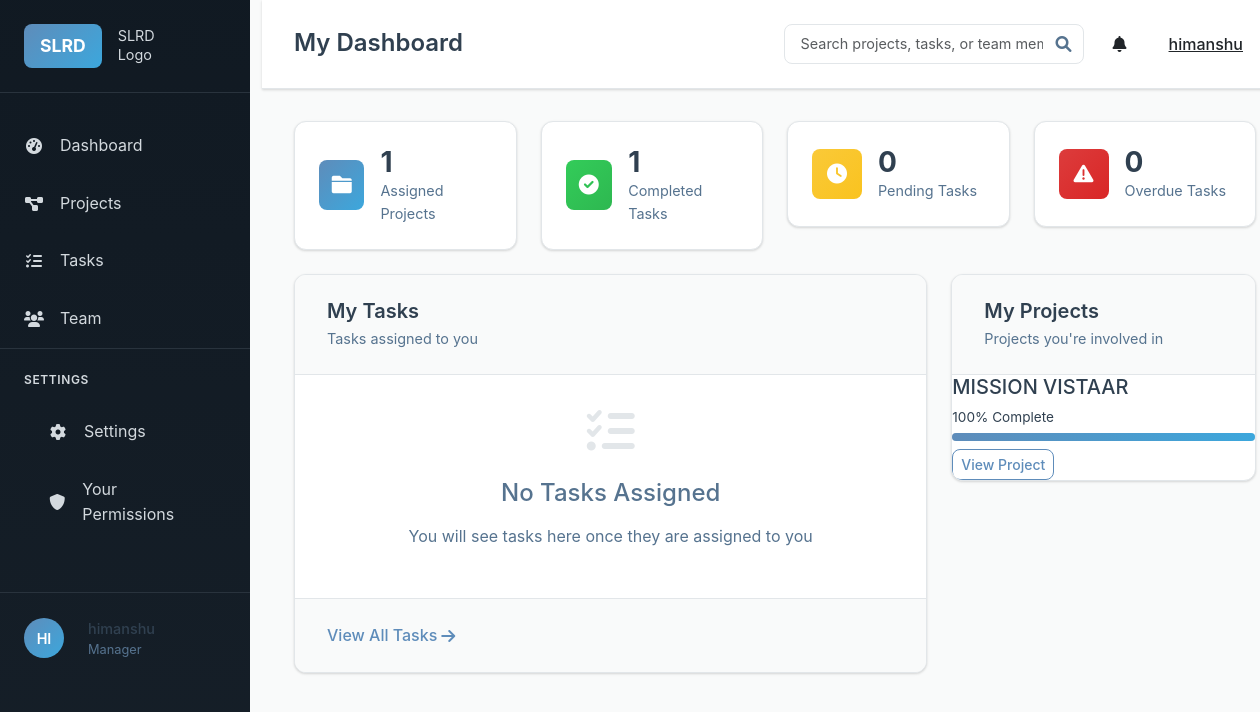
Screenshot of /user/dashboard (signed in) with the database file from the repository.
### models.py (models this page shows, shortened)
class User(UserMixin, db.Model):
    id = db.Column(db.Integer, primary_key=True)
    username = db.Column(db.String(80), unique=True, nullable=False)
    email = db.Column(db.String(120), unique=True, nullable=False)
    password_hash = db.Column(db.String(256), nullable=False)
    role = db.Column(db.String(20), nullable=False, default='User')  # Admin, Manager, User
    created_at = db.Column(db.DateTime, default=lambda: datetime.now(timezone.utc))
    manager_id = db.Column(db.Integer, db.ForeignKey('user.id'), nullable=True)
    skills = db.Column(db.Text)  # JSON string of skills array
    managed_users = db.relationship('User', backref=db.backref('manager', remote_side=[id]), lazy='dynamic')
    projects_created = db.relationship('Project', foreign_keys='Project.created_by_id', backref='creator', lazy='dynamic')
    projects_assigned = db.relationship('Project', secondary='project_assignments', back_populates='assigned_users', lazy='dynamic')
    tasks_created = db.relationship('Task', foreign_keys='Task.created_by_id', backref='creator', lazy='dynamic')
    tasks_assigned = db.relationship('Task', foreign_keys='Task.assigned_to_id', backref='assigned_user', lazy='dynamic')
    comments = db.relationship('Comment', backref='author', lazy='dynamic')
    permissions = db.relationship('UserPermission', backref='user', lazy='dynamic', cascade='all, delete-orphan')
    def get_accessible_projects(self):
        if self.role == 'Admin':
            return Project.query.all()
        elif self.role == 'Manager':
            created = Project.query.filter_by(created_by_id=self.id).all()
            assigned = self.projects_assigned.all()
            return list(set(created + assigned))
        else:
            return self.projects_assigned.all()
    def get_accessible_tasks(self):
        if self.role == 'Admin':
            return Task.query.all()
        elif self.role == 'Manager':
            created = Task.query.filter_by(created_by_id=self.id).all()
            assigned = Task.query.filter_by(assigned_to_id=self.id).all()
            return list(set(created + assigned))
        else:
            return Task.query.filter_by(assigned_to_id=self.id).all()

class Project(db.Model):
    id = db.Column(db.Integer, primary_key=True)
    title = db.Column(db.String(200), nullable=False)
    description = db.Column(db.Text)
    status = db.Column(db.String(20), default='In Progress')  # Just Started, In Progress, Completed
    progress = db.Column(db.Integer, default=0)  # 0-100%
    deadline = db.Column(db.Date)
    created_at = db.Column(db.DateTime, default=lambda: datetime.now(timezone.utc))
    updated_at = db.Column(db.DateTime, default=lambda: datetime.now(timezone.utc), onupdate=lambda: datetime.now(timezone.utc))
    created_by_id = db.Column(db.Integer, db.ForeignKey('user.id'), nullable=False)
    tasks = db.relationship('Task', backref='project', lazy='dynamic', cascade='all, delete-orphan')
    comments = db.relationship('Comment', backref='project', lazy='dynamic', cascade='all, delete-orphan')
    documents = db.relationship('Document', backref='project', lazy='dynamic', cascade='all, delete-orphan')
    assigned_users = db.relationship('User', secondary='project_assignments', back_populates='projects_assigned')

### routes.py (the view)
@app.route('/user/dashboard')
@login_required
def user_dashboard():
    projects = current_user.get_accessible_projects()
    tasks = current_user.get_accessible_tasks()
    total_projects = len(projects)
    active_projects = len([p for p in projects if p.status in ['Just Started', 'In Progress']])
    completed_projects = len([p for p in projects if p.status == 'Completed'])
    total_tasks = len(tasks)
    completed_tasks = len([t for t in tasks if t.status == 'Completed'])
    pending_tasks = len([t for t in tasks if t.status == 'Pending'])
    overdue_tasks = len([t for t in tasks if t.is_overdue()])
    recent_projects = sorted(projects, key=lambda x: x.created_at, reverse=True)[:3]
    upcoming_deadlines = sorted([t for t in tasks if t.deadline and t.status != 'Completed'],
                               key=lambda x: x.deadline)[:5]
    return render_template('dashboard/user.html',
                         total_projects=total_projects,
                         active_projects=active_projects,
                         completed_projects=completed_projects,
                         total_tasks=total_tasks,
                         completed_tasks=completed_tasks,
                         pending_tasks=pending_tasks,
                         overdue_tasks=overdue_tasks,
                         recent_projects=recent_projects,
                         upcoming_deadlines=upcoming_deadlines)

### app.py (called while the page is built)
@login_manager.user_loader
def load_user(user_id):
    from models import User
    return User.query.get(int(user_id))

### models.py (called while the page is built)
    def is_overdue(self):
        if self.deadline and self.status != 'Completed':
            return datetime.now().date() > self.deadline
        return False

### templates/dashboard/user.html (shortened to what this page needs)
{% extends "base.html" %}
{% block page_title %}My Dashboard{% endblock %}
{% block content %}
<div class="dashboard-overview">
    <div class="row mb-4">
        <div class="col-md-3">
            <div class="stat-card primary">
                <div class="stat-icon">
                    <i class="fas fa-folder"></i>
                </div>
                <div class="stat-content">
                    <h3>{{ total_projects }}</h3>
                    <p>Assigned Projects</p>
                </div>
            </div>
        </div>
        <div class="col-md-3">
            <div class="stat-card success">
                <div class="stat-icon">
                    <i class="fas fa-check-circle"></i>
                </div>
                <div class="stat-content">
                    <h3>{{ completed_tasks }}</h3>
                    <p>Completed Tasks</p>
                </div>
            </div>
        </div>
        <div class="col-md-3">
            <div class="stat-card warning">
                <div class="stat-icon">
                    <i class="fas fa-clock"></i>
                </div>
                <div class="stat-content">
                    <h3>{{ pending_tasks }}</h3>
                    <p>Pending Tasks</p>
                </div>
            </div>
        </div>
        <div class="col-md-3">
            <div class="stat-card danger">
                <div class="stat-icon">
                    <i class="fas fa-exclamation-triangle"></i>
                </div>
                <div class="stat-content">
                    <h3>{{ overdue_tasks }}</h3>
                    <p>Overdue Tasks</p>
                </div>
            </div>
        </div>
    </div>
    <div class="row">
        <div class="col-md-8">
            <div class="content-card">
                <div class="card-header">
                    <h3>My Tasks</h3>
                    <p>Tasks assigned to you</p>
                </div>
                <div class="tasks-list">
                    {% if upcoming_deadlines|length == 0 %}
                    <div class="empty-state">
                        <i class="fas fa-tasks"></i>
                        <h4>No Tasks Assigned</h4>
                        <p>You will see tasks here once they are assigned to you</p>
                    </div>
                    {% endif %}
                </div>
                <div class="card-footer">
                    <a href="{{ url_for('tasks_list') }}" class="view-all-link">
                        View All Tasks <i class="fas fa-arrow-right"></i>
                    </a>
                </div>
            </div>
        </div>
        <div class="col-md-4">
            <div class="content-card">
                <div class="card-header">
                    <h3>My Projects</h3>
                    <p>Projects you're involved in</p>
                </div>
                <div class="projects-list">
                    {% for project in recent_projects %}
                    <div class="project-summary">
                        <h5>{{ project.title }}</h5>
                        <div class="progress-info">
                            <span>{{ project.progress }}% Complete</span>
                        </div>
                        <div class="progress">
                            <div class="progress-bar" style="width: {{ project.progress }}%"></div>
                        </div>
                        <a href="{{ url_for('view_project', project_id=project.id) }}" class="btn btn-sm btn-outline-primary mt-2">View Project</a>
                    </div>
                    {% endfor %}
                </div>
            </div>
        </div>
    </div>
</div>
{% endblock %}

### templates/base.html (shortened to what this page needs)
<!DOCTYPE html>
<html lang="en">
<head>
    <link href="https://cdn.jsdelivr.net/npm/bootstrap@5.3.0/dist/css/bootstrap.min.css" rel="stylesheet">
    <link href="https://cdnjs.cloudflare.com/ajax/libs/font-awesome/6.0.0/css/all.min.css" rel="stylesheet">
    <link href="{{ url_for('static', filename='css/style.css') }}" rel="stylesheet">
</head>
<body>
    {% if current_user.is_authenticated %}
    <div class="container-fluid">
        <div class="row">
            <div class="col-md-2 p-0">
                <div class="sidebar">
                    <div class="sidebar-header">
                        <div class="logo">
                            <span class="slrd-logo">SLRD</span>
                            <span class="logo-text">SLRD<br>Logo</span>
                        </div>
                    </div>
                    <nav class="sidebar-nav">
                        <ul class="nav flex-column">
                            <li class="nav-item">
                                <a class="nav-link" href="{{ url_for('index') }}">
                                    <i class="fas fa-tachometer-alt"></i> Dashboard
                                </a>
                            </li>
                            <li class="nav-item">
                                <a class="nav-link" href="{{ url_for('projects_list') }}">
                                    <i class="fas fa-project-diagram"></i> Projects
                                </a>
                            </li>
                            <li class="nav-item">
                                <a class="nav-link" href="{{ url_for('tasks_list') }}">
                                    <i class="fas fa-tasks"></i> Tasks
                                </a>
                            </li>
                            {% if current_user.role in ['Admin', 'Manager'] %}
                            <li class="nav-item">
                                <a class="nav-link" href="{{ url_for('team_list') }}">
                                    <i class="fas fa-users"></i> Team
                                </a>
                            </li>
                            {% endif %}
                        </ul>
                        <div class="sidebar-settings">
                            <h6>SETTINGS</h6>
                            <ul class="nav flex-column">
                                <li class="nav-item">
                                    <a class="nav-link" href="{{ url_for('settings') }}">
                                        <i class="fas fa-cog"></i> Settings
                                    </a>
                                </li>
                                <li class="nav-item">
                                    <a class="nav-link" href="{{ url_for('your_permissions') }}">
                                        <i class="fas fa-shield-alt"></i> Your Permissions
                                    </a>
                                </li>
                            </ul>
                        </div>
                    </nav>
                    <div class="sidebar-user">
                        <div class="user-avatar">{{ current_user.username[:2].upper() }}</div>
                        <div class="user-info">
                            <div class="user-name">{{ current_user.username }}</div>
                            <div class="user-role">{{ current_user.role }}</div>
                        </div>
                    </div>
                </div>
            </div>
            <div class="col-md-10 main-content">
                <header class="main-header">
                    <div class="d-flex justify-content-between align-items-center">
                        <h1>{% block page_title %}SLRD Project Management{% endblock %}</h1>
                        <div class="header-actions">
                            <div class="search-box">
                                <input type="text" class="form-control" placeholder="Search projects, tasks, or team members">
                                <i class="fas fa-search"></i>
                            </div>
                            <div class="dropdown">
                                <button class="btn btn-link text-dark" type="button" data-bs-toggle="dropdown">
                                    <i class="fas fa-bell"></i>
                                </button>
                            </div>
                            <div class="dropdown">
                                <button class="btn btn-link text-dark" type="button" data-bs-toggle="dropdown">
                                    {{ current_user.username }}
                                </button>
                            </div>
                        </div>
                    </div>
                </header>
                <div class="content-area">
                    {% block content %}{% endblock %}
                </div>
            </div>
        </div>
    </div>
    {% else %}
    <div class="auth-container">
        {% block auth_content %}{% endblock %}
    </div>
    {% endif %}
</body>
</html>

### rows the page displays
User: username "HI", username "himanshu", role "Manager"
Project: title "MISSION VISTAAR", progress "100"

### other values shown
{{ total_projects }} "1"
{{ completed_tasks }} "1"
{{ pending_tasks }} "0"
{{ overdue_tasks }} "0"
